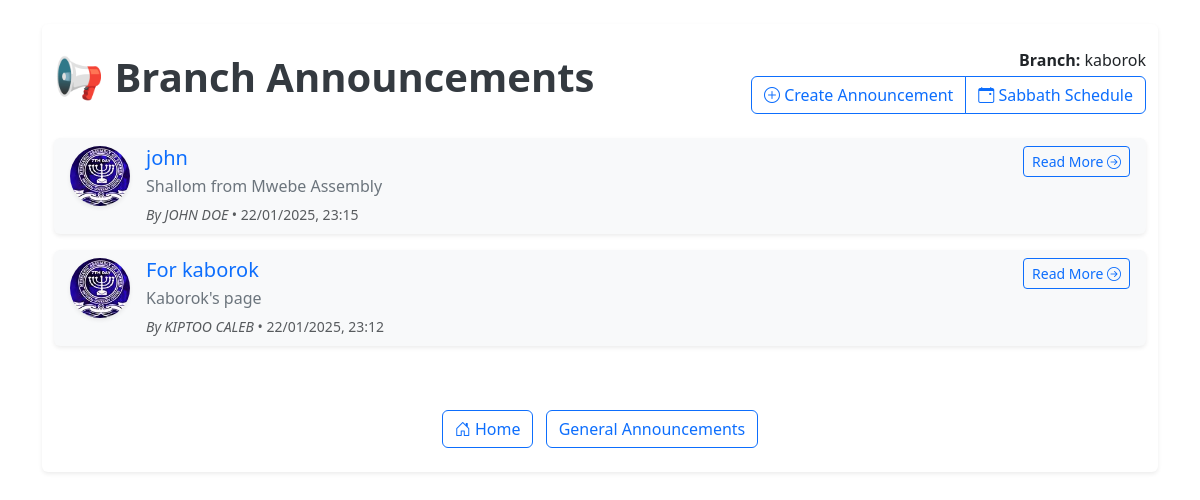
The page /announcements (signed in) on the database as committed earlier.
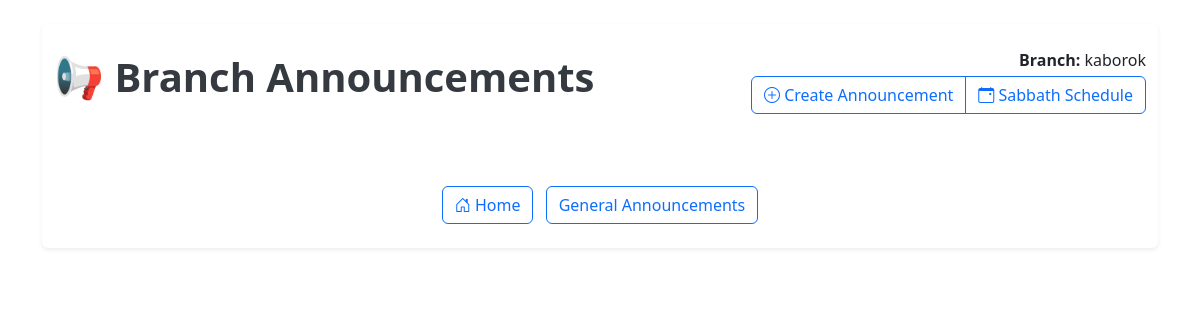
The same page on the database as committed later.
### application/models.py (models this page shows, shortened)
class Announcement(db.Model):
    id = db.Column(db.Integer, primary_key=True)
    title = db.Column(db.String(100), nullable=False)
    content = db.Column(db.Text, nullable=False)
    branch = db.Column(db.String(50), nullable=False)
    date_posted = db.Column(db.DateTime, nullable=False, default=datetime.utcnow)
    user_id = db.Column(db.Integer, db.ForeignKey('user.id'), nullable=False)

class User(db.Model, UserMixin):
    id = db.Column(db.Integer, primary_key=1)
    firstname = db.Column(db.String(20), nullable=False)
    lastname = db.Column(db.String(20),  nullable=False)
    email = db.Column(db.String(120), unique=1, nullable=0)
    username = db.Column(db.String(20), unique=True, nullable=False)
    role = db.Column(db.String(20), nullable=False, default='member')
    branch = db.Column(db.String(20), nullable=False)
    date_of_birth = db.Column(db.Date, nullable=False)
    image_file = db.Column(db.String(20), nullable=False, default='default.jpg')
    password = db.Column(db.String(60), nullable=False)
    posts = db.relationship('Announcement', backref='author', lazy=True)

### application/announcements/routes.py (the view)
@announcements_bp.route('/announcements')
def announcements():
    if not current_user.is_authenticated:
        abort(403)
    user_branch = current_user.branch  # Get the user's branch
    page = request.args.get('page', 1, type=int)
    announcements = Announcement.query.filter_by(branch=user_branch)\
                                      .order_by(Announcement.date_posted.desc())\
                                      .paginate(page=page, per_page=15)
    return render_template('announcements.html', title='Announcements', announcements=announcements)

### application/models.py (called while the page is built)
@login_manager.user_loader
def load_user(user_id):
    return User.query.get(int(user_id))

### application/templates/announcements.html (shortened to what this page needs)
{% extends "layout.html" %}
{% block content %}
<div class="container py-4 bg-white text-dark rounded shadow-sm">
  <div class="d-flex justify-content-between align-items-center mb-4">
    <h1 class="display-6 fw-bold" style="color: #343a40;">📢 Branch Announcements</h1>
    <div class="text-end">
      <p class="mb-1"><strong>Branch:</strong> {{ current_user.branch }}</p>
      <div class="btn-group" role="group">
        <a href="{{ url_for('announcements.create_announcement') }}" class="btn btn-outline-primary">
          <i class="bi bi-plus-circle"></i> Create Announcement
        </a>
        <a href="{{ url_for('announcements.sabbath_schedule') }}" class="btn btn-outline-primary">
          <i class="bi bi-calendar-event"></i> Sabbath Schedule
        </a>
      </div>
    </div>
  </div>
  {% if announcements %}
    <ul class="list-group">
      {% for announcement in announcements %}
        <li class="list-group-item bg-light rounded mb-3 shadow-sm border-0">
          <div class="d-flex justify-content-between align-items-start">
            <div class="d-flex">
              <img
                src="{{ url_for('static', filename='profile_pics/' + announcement.author.image_file) }}"
                alt="Announcement Author Photo"
                class="rounded-circle shadow-sm me-3"
                style="width: 60px; height: 60px; object-fit: cover;">
              <div>
                <h5 class="mb-1 text-primary">
                  <a href="{{ url_for('announcements.show_announcement', announcement_id=announcement.id) }}" class="text-decoration-none text-primary">
                    {{ announcement.title }}
                  </a>
                </h5>
                <p class="mb-1 text-secondary">
                  {{ announcement.content[:100] }}{% if announcement.content|length > 100 %}...{% endif %}
                </p>
                <small class="text-muted">
                  <i>By {{ announcement.author.firstname }} {{ announcement.author.lastname }}</i> •
                  {{ announcement.date_posted.strftime('%d/%m/%Y, %H:%M') }}
                </small>
              </div>
            </div>
            <div class="ms-3">
              <a href="{{ url_for('announcements.show_announcement', announcement_id=announcement.id) }}" class="btn btn-outline-primary btn-sm">
                Read More <i class="bi bi-arrow-right-circle"></i>
              </a>
            </div>
          </div>
        </li>
      {% endfor %}
    </ul>
  {% else %}
    <div class="alert alert-info text-center mt-4">
      <i class="bi bi-exclamation-circle-fill"></i> No announcements available at the moment.
    </div>
  {% endif %}
  <footer class="text-center mt-5">
    <a href="{{ url_for('main.home') }}" class="btn btn-outline-primary me-2">
      <i class="bi bi-house-door"></i> Home
    </a>
    <a href="{{ url_for('announcements.general_announcements') }}" class="btn btn-outline-primary">
       General Announcements
    </a>
  </footer>
</div>
{% endblock content %}

Rows that differ between the two databases and show on the page:
removed Announcement: image_file (placeholder picture), title "john", content "Shallom from Mwebe Assembly", author.firstname "JOHN", author.lastname "DOE", date_posted "22/01/2025, 23:15"
removed Announcement: image_file (placeholder picture), title "For kaborok", content "Kaborok's page", author.firstname "KIPTOO", author.lastname "CALEB", date_posted "22/01/2025, 23:12"
